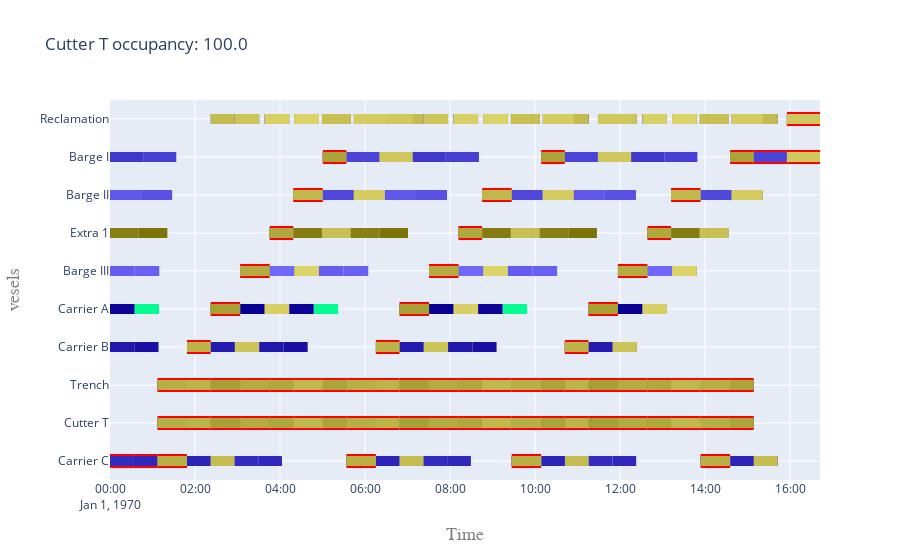

This figure's notebook cell:
### Code cell
i = 5 # many barges: close to 100% cutter config, small cost, fast delivery
vessels = results[i]['vessels']
activities = results[i]['activities']
cutter = vessels[cutter_name]
to_site = results[i][to_site_name]
from_site = results[i][from_site_name]
  
my_objects = list(vessels.values()) + [from_site, to_site]
my_activities = list(activities.values())
my_log = CpLog(list_objects=my_objects, list_activities=my_activities)
dependencies = my_log.get_dependencies_model_based()
# dependencies = my_log.get_dependencies_log_based()
cp = my_log.mark_critical_activities(dependencies)
df = occupancy_analysis(vessels, cutter, activities,vessel_cost)
t = f'{cutter_name} occupancy: ' + str(df.loc[cutter_name]['occupancy [%]'])
fig = get_gantt_chart(concepts=my_objects, critical_path=cp, id_map=activities, title=t, legend=False, ylabel='vesels')
